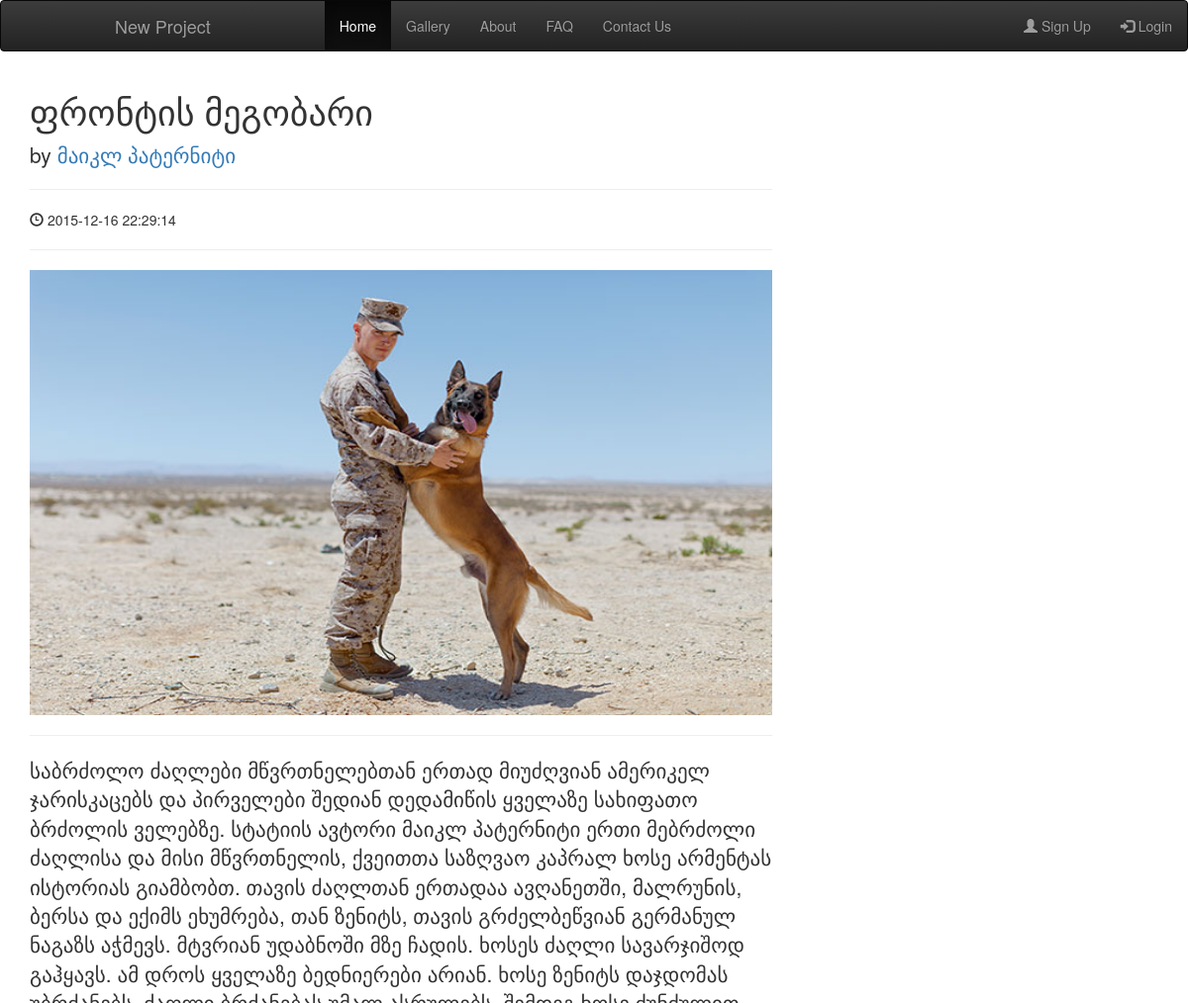
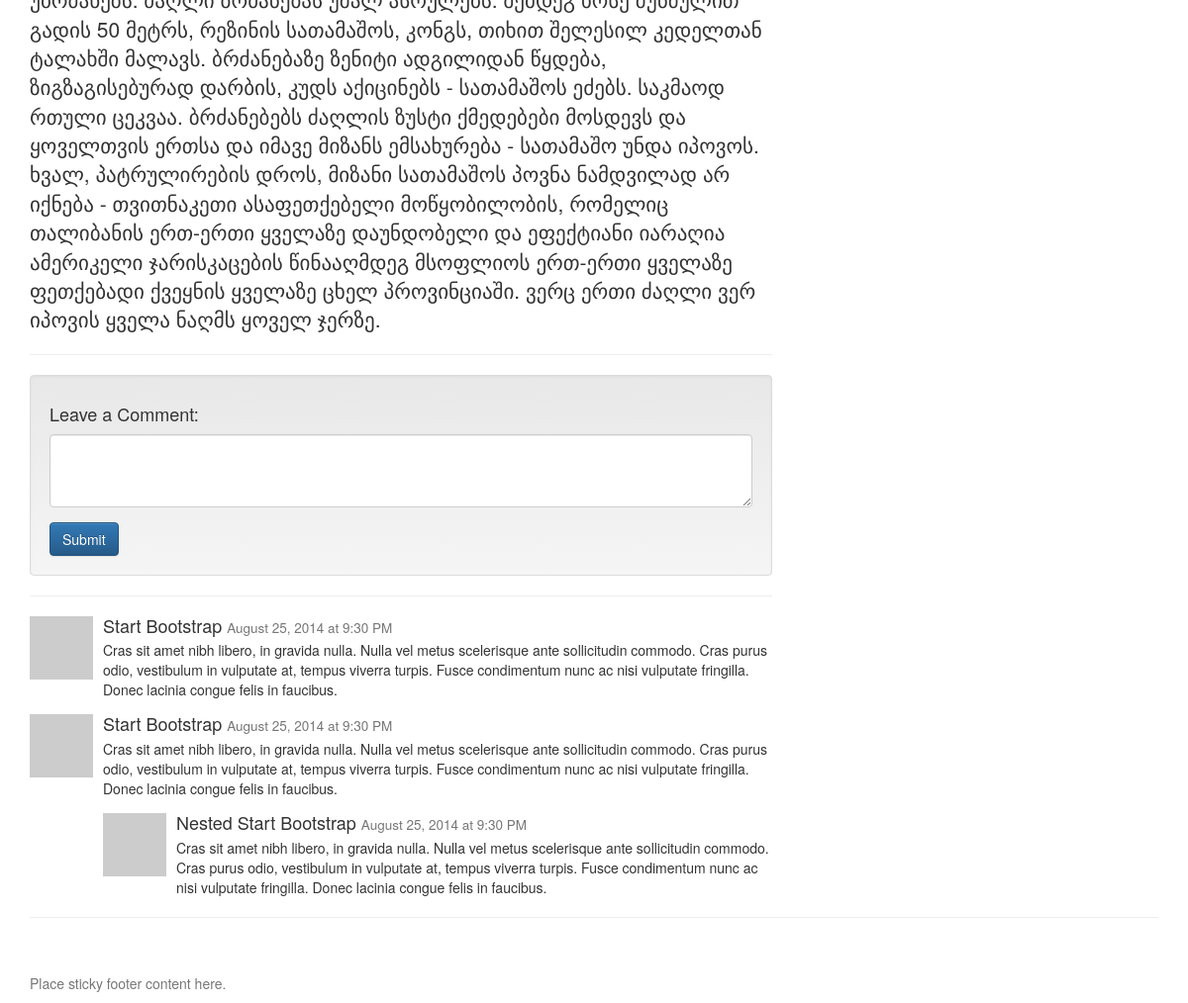
Page /ci_tsotne/main/readmore/15 on the committed database (2 pictures, top to bottom).
### tables this page shows
CREATE TABLE `posts` (
  `id` int(11) NOT NULL,
  `title` varchar(250) NOT NULL,
  `author` varchar(100) NOT NULL,
  `date` datetime NOT NULL DEFAULT CURRENT_TIMESTAMP,
  `img` varchar(100) DEFAULT NULL,
  `description` text NOT NULL
);

### ci_tsotne/application/controllers/Main.php (called while the page is built, shortened)
<?php
class Main extends CI_Controller {
	public function readmore($id)
	{
		$this->load->model('blog_model');
		$data['posts'] = $this->blog_model->readmore($id);
	$this->load->view('includes/header');
		$this->load->view('includes/nav');
		$this->load->view('readmore',$data);
		$this->load->view('includes/footer');
	}
}

### ci_tsotne/index.php (called while the page is built, shortened)
<?php
require_once BASEPATH.'core/CodeIgniter.php';

### ci_tsotne/application/models/blog_model.php (called while the page is built, shortened)
<?php
class blog_model extends CI_Model {
	public function readmore($id){
		$this->db->where('id', $id);
		return $this->db->get('posts')-> result_array();
	}
}

### ci_tsotne/application/views/readmore.php (the view)
<div class="container">
    <?php foreach ($posts as $post ) {
    } ?>
    <div class="row">
        <div class="col-lg-8">
            <h1><?php echo  $post['title'];?></h1>
            <p class="lead">
                by <a href="#"><?php echo  $post['author'];?></a>
            </p>
            <hr>
            <p><span class="glyphicon glyphicon-time"></span> <?php echo  $post['date'];?></p>
            <hr>
            <img class="img-responsive"
            src="<?php echo base_url().'images/'.$post['img'];?>"
            alt="" style="width: 900px; height: 450px;">
            <hr>
            <p class="lead"><?php echo  $post['description'];?></p>
            <hr>
            <div class="well">
                <h4>Leave a Comment:</h4>
                <form role="form">
                    <div class="form-group">
                        <textarea class="form-control" rows="3"></textarea>
                    </div>
                    <button type="submit" class="btn btn-primary">Submit</button>
                </form>
            </div>
            <hr>
            <div class="media">
                <a class="pull-left" href="#">
                    <img class="media-object" src="http://placehold.it/64x64" alt="">
                </a>
                <div class="media-body">
                    <h4 class="media-heading">Start Bootstrap
                        <small>August 25, 2014 at 9:30 PM</small>
                    </h4>
                    Cras sit amet nibh libero, in gravida nulla. Nulla vel metus scelerisque ante sollicitudin commodo. Cras purus odio, vestibulum in vulputate at, tempus viverra turpis. Fusce condimentum nunc ac nisi vulputate fringilla. Donec lacinia congue felis in faucibus.
                </div>
            </div>
            <div class="media">
                <a class="pull-left" href="#">
                    <img class="media-object" src="http://placehold.it/64x64" alt="">
                </a>
                <div class="media-body">
                    <h4 class="media-heading">Start Bootstrap
                        <small>August 25, 2014 at 9:30 PM</small>
                    </h4>
                    Cras sit amet nibh libero, in gravida nulla. Nulla vel metus scelerisque ante sollicitudin commodo. Cras purus odio, vestibulum in vulputate at, tempus viverra turpis. Fusce condimentum nunc ac nisi vulputate fringilla. Donec lacinia congue felis in faucibus.
                    <div class="media">
                        <a class="pull-left" href="#">
                            <img class="media-object" src="http://placehold.it/64x64" alt="">
                        </a>
                        <div class="media-body">
                            <h4 class="media-heading">Nested Start Bootstrap
                                <small>August 25, 2014 at 9:30 PM</small>
                            </h4>
                            Cras sit amet nibh libero, in gravida nulla. Nulla vel metus scelerisque ante sollicitudin commodo. Cras purus odio, vestibulum in vulputate at, tempus viverra turpis. Fusce condimentum nunc ac nisi vulputate fringilla. Donec lacinia congue felis in faucibus.
                        </div>
                    </div>
                </div>
            </div>
        </div>
    </div>
    <hr>
</div>

### rows in the picture
posts: title "ფრონტის მეგობარი", author "მაიკლ პატერნიტი", date "2015-12-16 22:29:14", img (picture), description "საბრძოლო ძაღლები მწვრთნელებთან ერთად მიუძღვიან ამერიკელ ჯარისკაცებს და პირველები შედიან დედამიწის ყველაზე სახიფათო ბრძოლის ველებზე. სტატიის ავტორი მაიკლ პატერნიტი ერთი მებრძოლი ძაღლისა და მისი მწვრთნელის, ქვეითთა საზღვაო კაპრალ ხოსე არმენტას ისტორიას გიამბობთ. თავის ძაღლთან ერთადაა ავღანეთში, მალრუნის, ბერსა და ექიმს ეხუმრება, თან ზენიტს, თავის გრძელბეწვიან გერმანულ ნაგაზს აჭმევს. მტვრიან უდაბნოში მზე ჩადის. ხოსეს ძაღლი სავარჯიშოდ გაჰყავს. ამ დროს ყველაზე ბედნიერები არიან. ხოსე ზენიტს დაჯდომას უბრძანებს. ძაღლი ბრძანებას უმალ ასრულებს. შემდეგ ხოსე ძუნძულით გადის 50 მეტრს, რეზინის სათამაშოს, კონგს, თიხით შელესილ კედელთან ტალახში მალავს. ბრძანებაზე ზენიტი ადგილიდან წყდება, ზიგზაგისებურად…"
